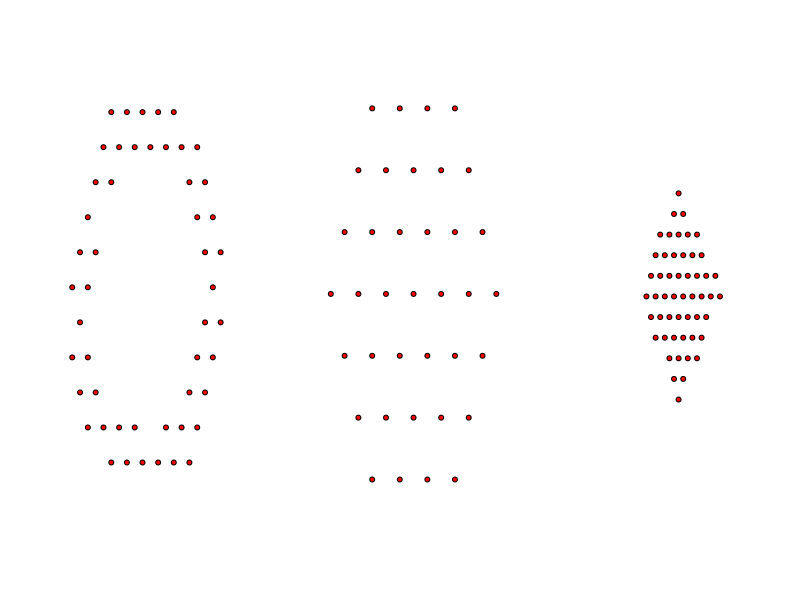
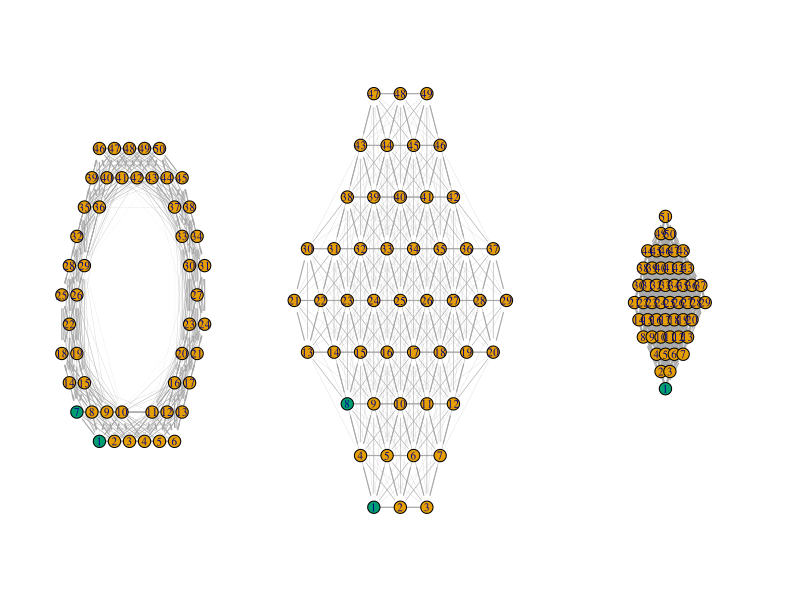
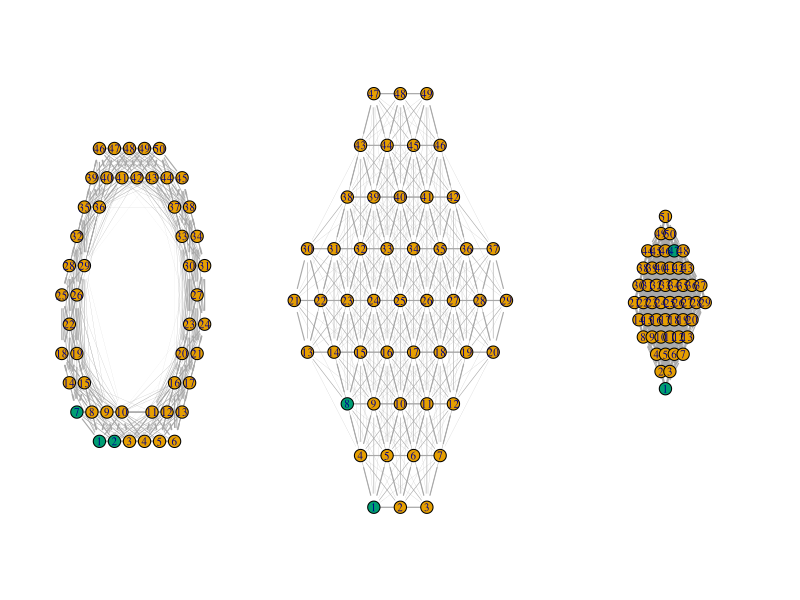
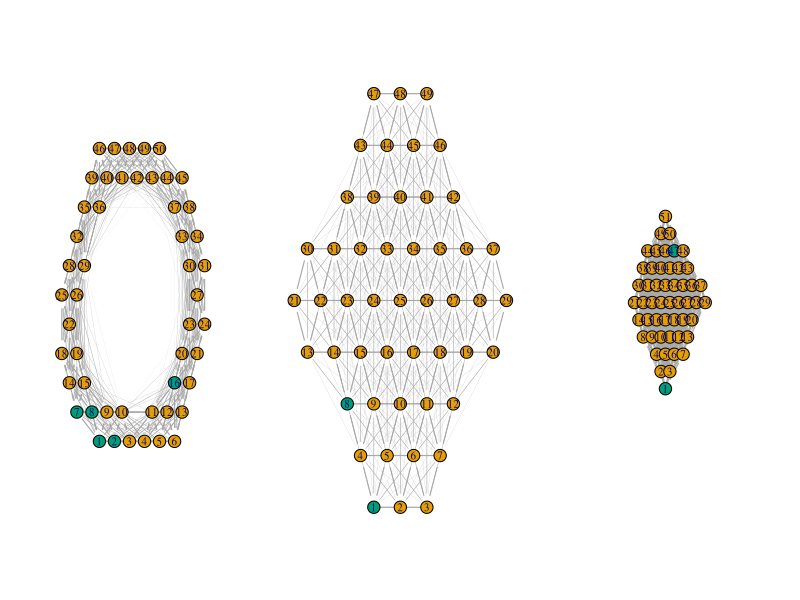
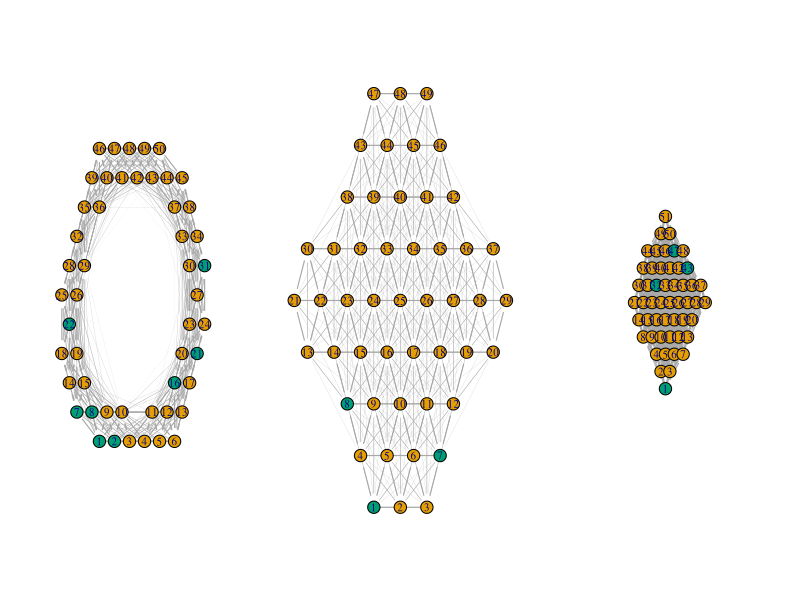
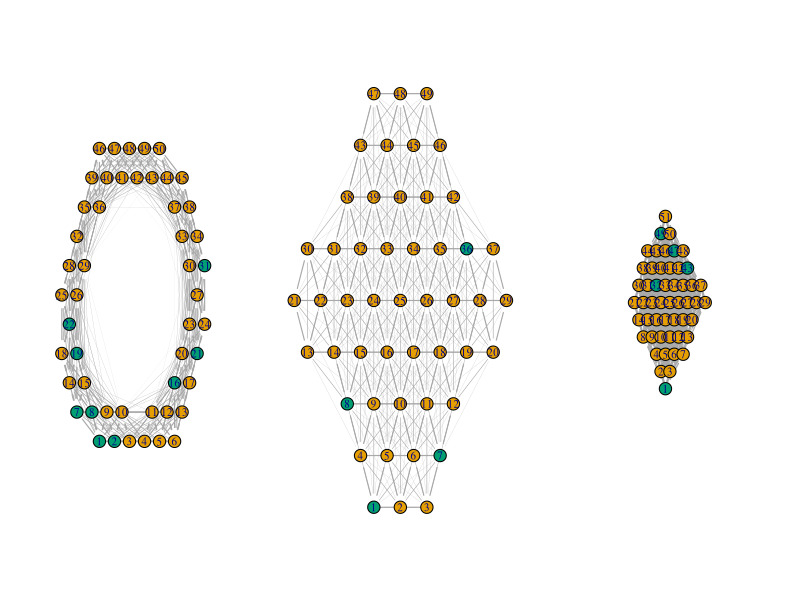
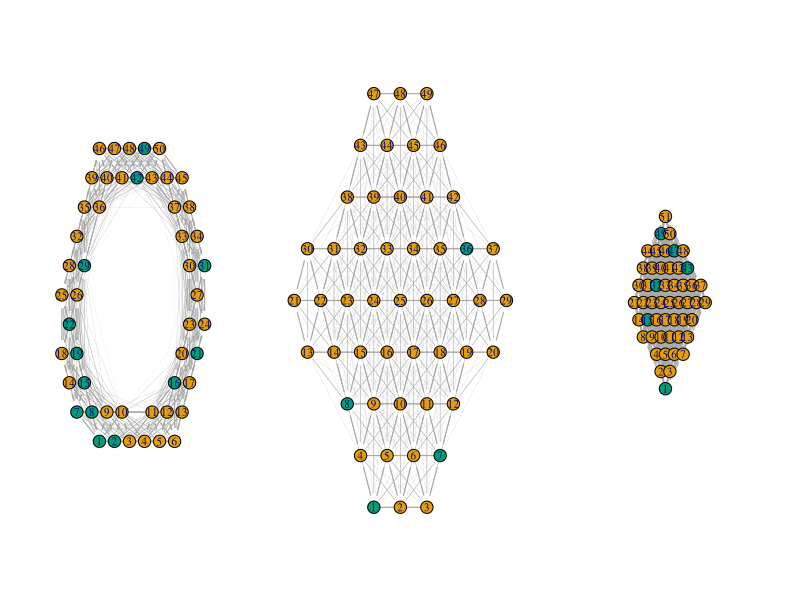
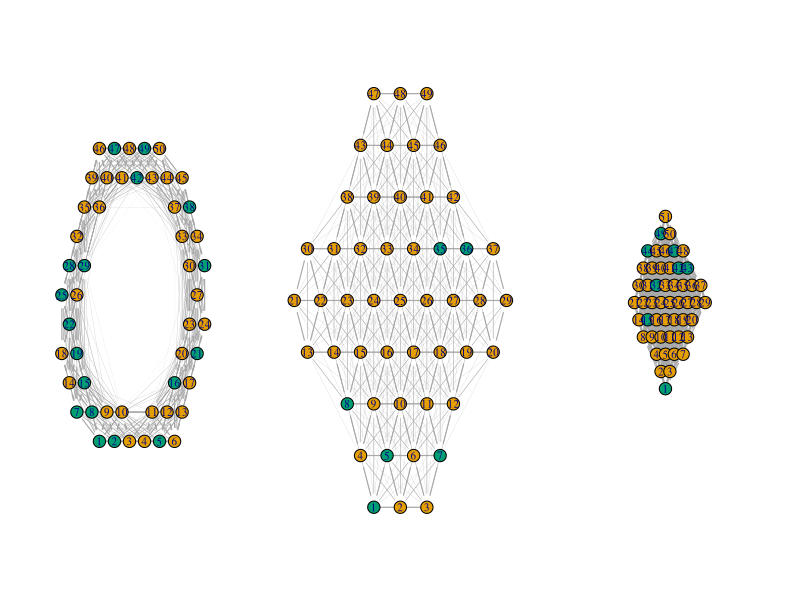

Source code (R) for these figures, in order: (Note: this script raises an error after producing the figures.)
library(sf)
library(igraph)

#' Create n points within a square positioned using h, v, and n.
#' 
#' @param h A numeric value indicating the horizontal distance of the square from the origin.
#' @param v A numeric value indicating the vertical distance of the square from the origin.
#' @param n An integer indicating the number of points to generate within the square.
#' 
#' @return An object of class "sf" containing n points within a square.
#' 
#' @importFrom sf st_polygon st_sample
#' @export
createPolyPoints <- function(h,v=0,n){
    square <- st_polygon(list(rbind(c(-h,v), c(v,h), c(h,v), c(v,-h), c(-h,v))))
    st_sample(square,size = n,type="hexagonal")
}

#' Create n points within two circles with a distance of m.
#' 
#' @param m A numeric value indicating the distance between the two circles.
#' @param n An integer indicating the number of points to generate within the two circles.
#' 
#' @return An object of class "sf" containing n points within two circles with a distance of m.
#' 
#' @importFrom sf st_polygon st_sample st_difference
#' @export
createFringePoints <- function(m,n){
    # create circle polygon inside the square polygon
    center <- c(0, 0)
    radius <- 0.92
    theta <- seq(0, 2*pi, length.out = 50+1)[-1] # create n points evenly spaced around the circle
    circle_poly_coords <- center + radius * cbind(cos(theta), sin(theta))
    circle_poly1 <- st_polygon(list(rbind(circle_poly_coords, circle_poly_coords[1,])))
    radius <- radius-m 
    circle_poly_coords <- center + radius * cbind(cos(theta), sin(theta))
    circle_poly2 <- st_polygon(list(rbind(circle_poly_coords, circle_poly_coords[1,])))
    fringe=st_difference(circle_poly1,circle_poly2)
    st_sample(fringe,size = n,type="hexagonal")
}


#' Convert spatial points to an igraph graph.
#' 
#' @param points An object of class "sf" containing the spatial points.
#' @param contagious_period An integer indicating the duration (in time steps) that an individual is contagious.
#' 
#' @return An object of class "igraph" representing the graph.
#' 
#' @importFrom igraph graph.adjacency E V neighbors
#' @importFrom sf st_distance
#' @export
toGraph <- function(points,contagious_period=10){
    distances <- as.matrix(st_distance(points))
    g <- graph.adjacency(distances, mode = "undirected", weighted = TRUE)
    E(g)$width=log(1/E(g)$weight) #when drowing the graph we draw only the shorter edge ie the link between very close nodes
    V(g)$state=0
    V(g)$state[1]=contagious_period # the node "1" become contagious for `contagious_period` time step.
    g
}


#' the main function
#'
#' @param g A graph object representing the network
#' @param prob_diffuse The probability of the culture diffusing to a visited individual
#' @param nvisits The number of neighbors visited by each contagious individual in each time step
#' @param contagious_period The length of time that an individual remains contagious
#'
#' @return A graph object representing the network, with updated states and colors
#' @export
diffuse_culture <- function(g, prob_diffuse,nvisits=1,contagious_period=10) {

    #for all node in the graph of state > 0, which correspond to "contagious" individual we will see if they visit other indivdiual
    for (v in V(g)[V(g)$state>0]) {
        neighbors <- neighbors(g, v) #get all the neighbors of the node v
        probas=1/(E(g)[.from(v)]$weight+1)^2    #this is where the probablilty of visiting someone is defined, very important. Here it is defined as depending on the invert of the squared distance. I added + 1 on the distance because the spatial geography of the model is very small and distance are ofen <1 so adding one simplify 
        visit <- sample(neighbors, 1,prob=probas)  #we sample the `nvisits` neighbors given these probability
        if (V(g)$state[visit]==0 && runif(1) < prob_diffuse) V(g)$state[visit] <- contagious_period
    }
  V(g)$state[V(g)$state==1]=-1 #here I decided that once individual are going to be not contagious again I put them in a "resistant" stat, so they won't be contaminated again. We could imagine this resistant state to be also -n and then at each time state we can increase this resistance ; when it reaches 0 they can be contaminated again 
  V(g)$state[V(g)$state>0]=V(g)$state[V(g)$state>0]-1 #decrease the time left for contagious people
  V(g)$color[V(g)$state==0]=1 #just some estetic
  V(g)$color[V(g)$state>0]=3 #just some estetic
  V(g)$color[V(g)$state<0]=2 #just some estetic
  return(g)
}

n=50

#let's draw 3 maps

scenarios <- list( createFringePoints(.3,n), createPolyPoints(h=1.5,n=n), createPolyPoints(h=.5,n=n))

par(mfrow=c(1,3))
for(i in 1:3){
    plot(0,0,xlim=c(-1,1),ylim=c(-1,1),type="n",ann=F,axes=F)
    plot(scenarios[[i]],add=T,pch=21,bg="red")
}


# convert these maps as graph where we will run the simulation:
graphs=lapply(scenarios,toGraph)

# Run diffusion simulation for 25 time steps on each graph
prob_diffuse <- .5
par(mfrow=c(1,3))
par(mar=c(0,0,0,0))
for (t in 1:25) {
    #update 3 scenarios
    graphs=lapply(graphs, diffuse_culture,prob_diffuse=prob_diffuse)
    #plots 3 scenarios
    lapply(1:length(graphs),function(i){
               plot(0,0,xlim=c(-1.5,1.5),ylim=c(-1.5,1.5),type="n",ann=F,axes=F)
               plot(graphs[[i]],layout=st_coordinates(scenarios[[i]]),add=T,rescale=F)
                })
               #Sys.sleep(1)
}


#Final result after 25 time step:
pdf("network.pdf",width=12,height=4)

par(mfrow=c(1,3))
par(mar=c(0,0,0,0))
for(i in 1:3){
    plot(0,0,xlim=c(-1.5,1.5),ylim=c(-1.5,1.5),type="n",ann=F,axes=F)
    plot(graphs[[i]],layout=st_coordinates(scenarios[[i]]),add=T,rescale=F)
}
dev.off()



#reset the state of the graph:
graphs=lapply(scenarios,toGraph)


# below example to run in parallel multiple runs


#run multiple simulation
library(parallel)

cl <- makeCluster(10,type="FORK")
#below the while loop run until only 2 individuals are still contagious and return the number of time step neede to do so.
bigg=parSapply(cl,1:3000,function(i){print(i);sapply(graphs,function(gt){ t=0; while(sum(V(gt)$state>0)<25 ){gt=diffuse_culture(gt,prob_diffuse);t=t+1}; return(t) })})
stopCluster(cl)


boxplot(t(bigg))
